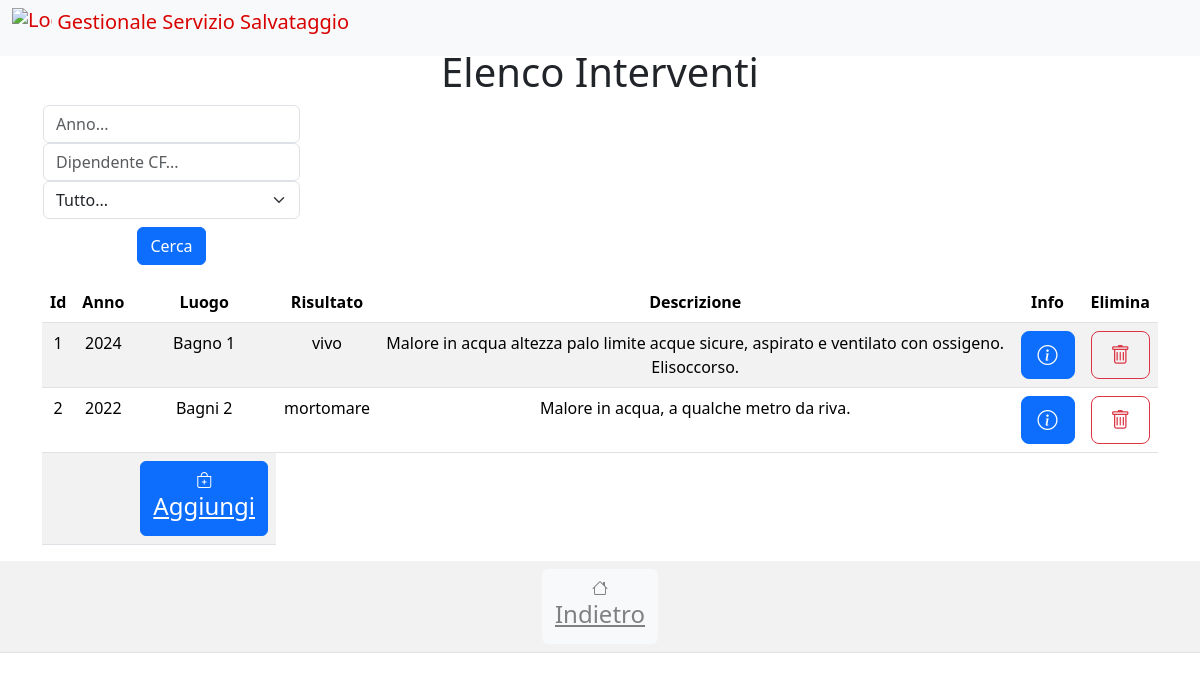
Screenshot of /html/interventi.php (signed in) with the database file from the repository.
### tables this page shows
CREATE TABLE `INTERVENTO` (
  `Id` int NOT NULL,
  `Anno` int DEFAULT NULL,
  `Luogo` varchar(50) DEFAULT NULL,
  `Descrizione` varchar(100) DEFAULT NULL,
  `Risultato` varchar(50) DEFAULT NULL
);

### html/dbconnect.php (called while the page is built, shortened)
<?php
    class dbconnect {
        private $dbhost = 'localhost';
        private $username = 'user';
        private $password = 'psw';
        private $dbname = 'db_name';
        private $conn;
        public function __construct(){
            $this->conn = new mysqli($this->dbhost, $this->username, $this->password, $this->dbname);
        }
        public function query($sql){
            $result=$this->conn->query($sql);
            if ($result->num_rows > 0) {
                return $result;
            } else {
                return null;
            }
        }
    }
?>

### html/interventi.php (the view, shortened to what this page needs)
<?php
	include 'dbconnect.php';
    if(isset($_POST['ricerca'])){
        $anno = $_REQUEST['anno'];
        $dipendente = $_REQUEST['dipendente'];
        $risultato = $_REQUEST['risultato'];
    }else{
        $anno = "";
        $dipendente = "";
        $risultato = "";
    }
?>
    <!DOCTYPE html>
    <html lang="it">
    <head>
        <link rel="stylesheet" href="https://cdn.jsdelivr.net/npm/bootstrap-icons@latest/font/bootstrap-icons.min.css">
        <link rel="stylesheet" href="https://cdn.jsdelivr.net/npm/bootstrap@latest/dist/css/bootstrap.min.css">
    </head>
    <header>
        <nav class="navbar navbar-expand-md navbar-light fixed-top bg-light">
            <div class="container-fluid">
                <div class="navbar-header">
                    <a class="navbar-brand mb-0 h1" href="#" style="color: #d90000;">
                        <img src="./img/logo.png" alt="Logo" width="40" height="40" class="d-inline-block align-text-top">
                        Gestionale Servizio Salvataggio
                    </a>
                </div>
            </div>
        </nav>
    </header>
    <body class="text-center">
        <div class="container">
            <h1 class="mt-5">Elenco Interventi</h1>
            <table>
                <tr>
                    <td>
                        <form action="" method="POST">
                            <input type="text" name="anno" placeholder="Anno..." class="form-control">
                            <input type="text" name="dipendente" placeholder="Dipendente CF..." class="form-control">
                            <select name="risultato" class="form-select">
                                <option value="">Tutto...</option>
                            </select>
                            <button type="submit" name="ricerca" class="btn btn-primary mt-2">Cerca</button>
                        </form>
                    </td>
                </tr>
            </div>
            <?php
            $db = new dbconnect();
            if(($anno == "Anno..." || $anno =="" ) && ($dipendente == "Dipendente CF..." || $dipendente=="") && $risultato == ""){
                $sql = "SELECT * FROM INTERVENTO I";
            }
            $sql = $sql.";";
            $result = $db->query($sql);
            echo "<table class='table table-striped mt-3'>";
            echo "<thead><tr><th>Id</th><th>Anno</th><th>Luogo</th><th>Risultato</th><th>Descrizione</th><th>Info</th><th>Elimina</th></tr></thead><tbody>";
            if ($result->num_rows > 0) {
                while($row = $result->fetch_assoc()) {
                    echo "<tr><td>" . $row["Id"] . "</td><td>" . $row["Anno"]."</td><td>".$row["Luogo"]."</td><td>".$row["Risultato"]."</td><td>".$row["Descrizione"]."</td>";
                    echo "<td><form action='infointervento.php?submit=".$row["Id"]."' method='POST'><input type='hidden' name='id_intervento' value='".$row["Id"]."'><button class='w-100 btn btn-lg btn-primary' type='submit' name='info' value=''><i class='bi bi-info-circle'></i></button></form></td>";
                    echo "<td><form action='' method='POST'><input type='hidden' name='id' value='".$row["Id"]."'><button class='w-100 btn btn-lg btn-outline-danger' type='submit' name='elimina' value=''><i class='bi bi-trash'></i></button></form></td></tr>";
                }
                echo "<tr><td></td><td></td><td><div type='button' class='well btn btn-primary' style='color: white'><a href='aggiungiintervento.php' style='color: white'><i class='bi bi-bag-plus' style='color: white'></i><h4>Aggiungi</h4></a></div></td>";
            }
            echo "</tbody></table>";
            ?>
            <table class="table table-striped mt-3">
            <tr>
            <td>
                <div type="button" class="well btn btn-light" style="color: gray">
                    <a href="homepage.php" style="color: gray">
                    <i class="bi bi-house" style="color: gray"></i>
                    <h4>Indietro</h4>
                    </a>
                </div>
            </td>
            </tr>
        </table>
    </body>
    </html>

### rows the page displays
intervento: Id "1", Anno "2024", Luogo "Bagno 1", Risultato "vivo", Descrizione "Malore in acqua altezza palo limite acque sicure, aspirato e ventilato con ossigeno. Elisoccorso."
intervento: Id "2", Anno "2022", Luogo "Bagni 2", Risultato "mortomare", Descrizione "Malore in acqua, a qualche metro da riva."
